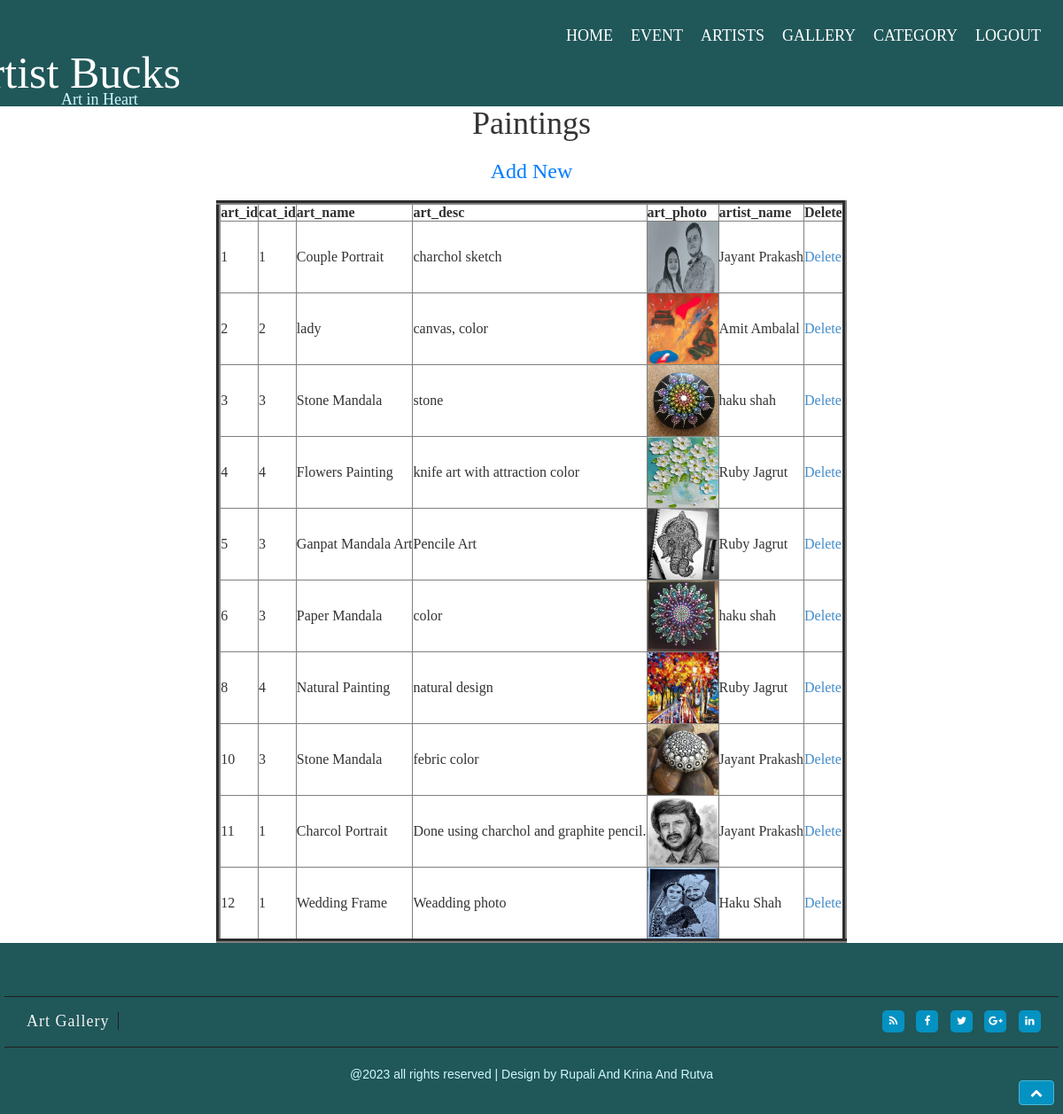
The app's page /admin/artview.php (signed in) with its own data.
### tables this page shows
CREATE TABLE `art` (
  `art_id` int(11) NOT NULL,
  `cat_id` int(10) NOT NULL,
  `art_name` varchar(100) NOT NULL,
  `art_desc` varchar(500) NOT NULL,
  `art_photo` varchar(250) NOT NULL,
  `artist_name` varchar(500) NOT NULL
);

### admin/artview.php (the view, shortened to what this page needs)
<?php
if(isset($_SESSION["ad_session"]))
{
	include("header.php");
	include("../conn.php");
	$result=mysqli_query($con,"select * from art");
	?>
	<?php
	echo "<center><h1>Paintings</h1><br>";
	echo"<h3 align='center'><a href='addart.php'>Add New</a></h3>";
	echo "<br>";
	echo "<table border=5>";
	echo "<tr>";
	$no=mysqli_num_fields($result);
	for ($i=0;$i<$no;$i++)
	{
		$fieldinfo=mysqli_fetch_field_direct($result,$i);
		echo "<th>".$fieldinfo->name."</th>";
	}
	echo "
			<th>Delete</th></tr>";
	while($row=mysqli_fetch_array($result))
	{
		echo"<tr>";
		echo "<td>".$row[0]."</td>";
		echo "<td>".$row[1]."</td>";
		echo "<td>".$row[2]."</td>";
		echo "<td>".$row[3]."</td>";
echo "<td><img src='../paintings/".$row[4]."' height=80px width=80px></td>";
	echo "<td>".$row[5]."</td>";
		echo "<td><a href='artdelete.php?id=$row[0]'>Delete</a></td>";
		echo "</tr>";
	}
	echo"</table>";
	echo "</center>";
?>
<?php
	include("footer.php");
}
	else
		echo "<script>window.location='alogin.php';</script>";
?>

### admin/css/style.css (style rules this page uses)
h1,h2,h3,h4,h5,h6 { padding:0; margin:0; }

### admin/artview.php (style rules this page uses)
h3 a { color: #007bff; text-decoration: none; }

### records on screen
art: art_id "1", cat "1", art_name "Couple Portrait", art_desc "charchol sketch", art_photo (picture), artist_name "Jayant Prakash"
art: art_id "2", cat "2", art_name "lady", art_desc "canvas, color", art_photo (picture), artist_name "Amit Ambalal"
art: art_id "3", cat "3", art_name "Stone Mandala", art_desc "stone", art_photo (picture), artist_name "haku shah"
art: art_id "4", cat "4", art_name "Flowers Painting", art_desc "knife art with attraction color", art_photo (picture), artist_name "Ruby Jagrut"
art: art_id "5", cat "3", art_name "Ganpat Mandala Art", art_desc "Pencile Art", art_photo (picture), artist_name "Ruby Jagrut"
art: art_id "6", cat "3", art_name "Paper Mandala", art_desc "color", art_photo (picture), artist_name "haku shah"
art: art_id "8", cat "4", art_name "Natural Painting", art_desc "natural design", art_photo (picture), artist_name "Ruby Jagrut"
art: art_id "10", cat "3", art_name "Stone Mandala", art_desc "febric color", art_photo (picture), artist_name "Jayant Prakash"
art: art_id "11", cat "1", art_name "Charcol Portrait", art_desc "Done using charchol and graphite pencil.", art_photo (picture), artist_name "Jayant Prakash"
art: art_id "12", cat "1", art_name "Wedding Frame", art_desc "Weadding photo", art_photo (picture), artist_name "Haku Shah"

### other values on screen
$fieldinfo->name "art_id"
$fieldinfo->name "cat_id"
$fieldinfo->name "art_name"
$fieldinfo->name "art_desc"
$fieldinfo->name "art_photo"
$fieldinfo->name "artist_name"
